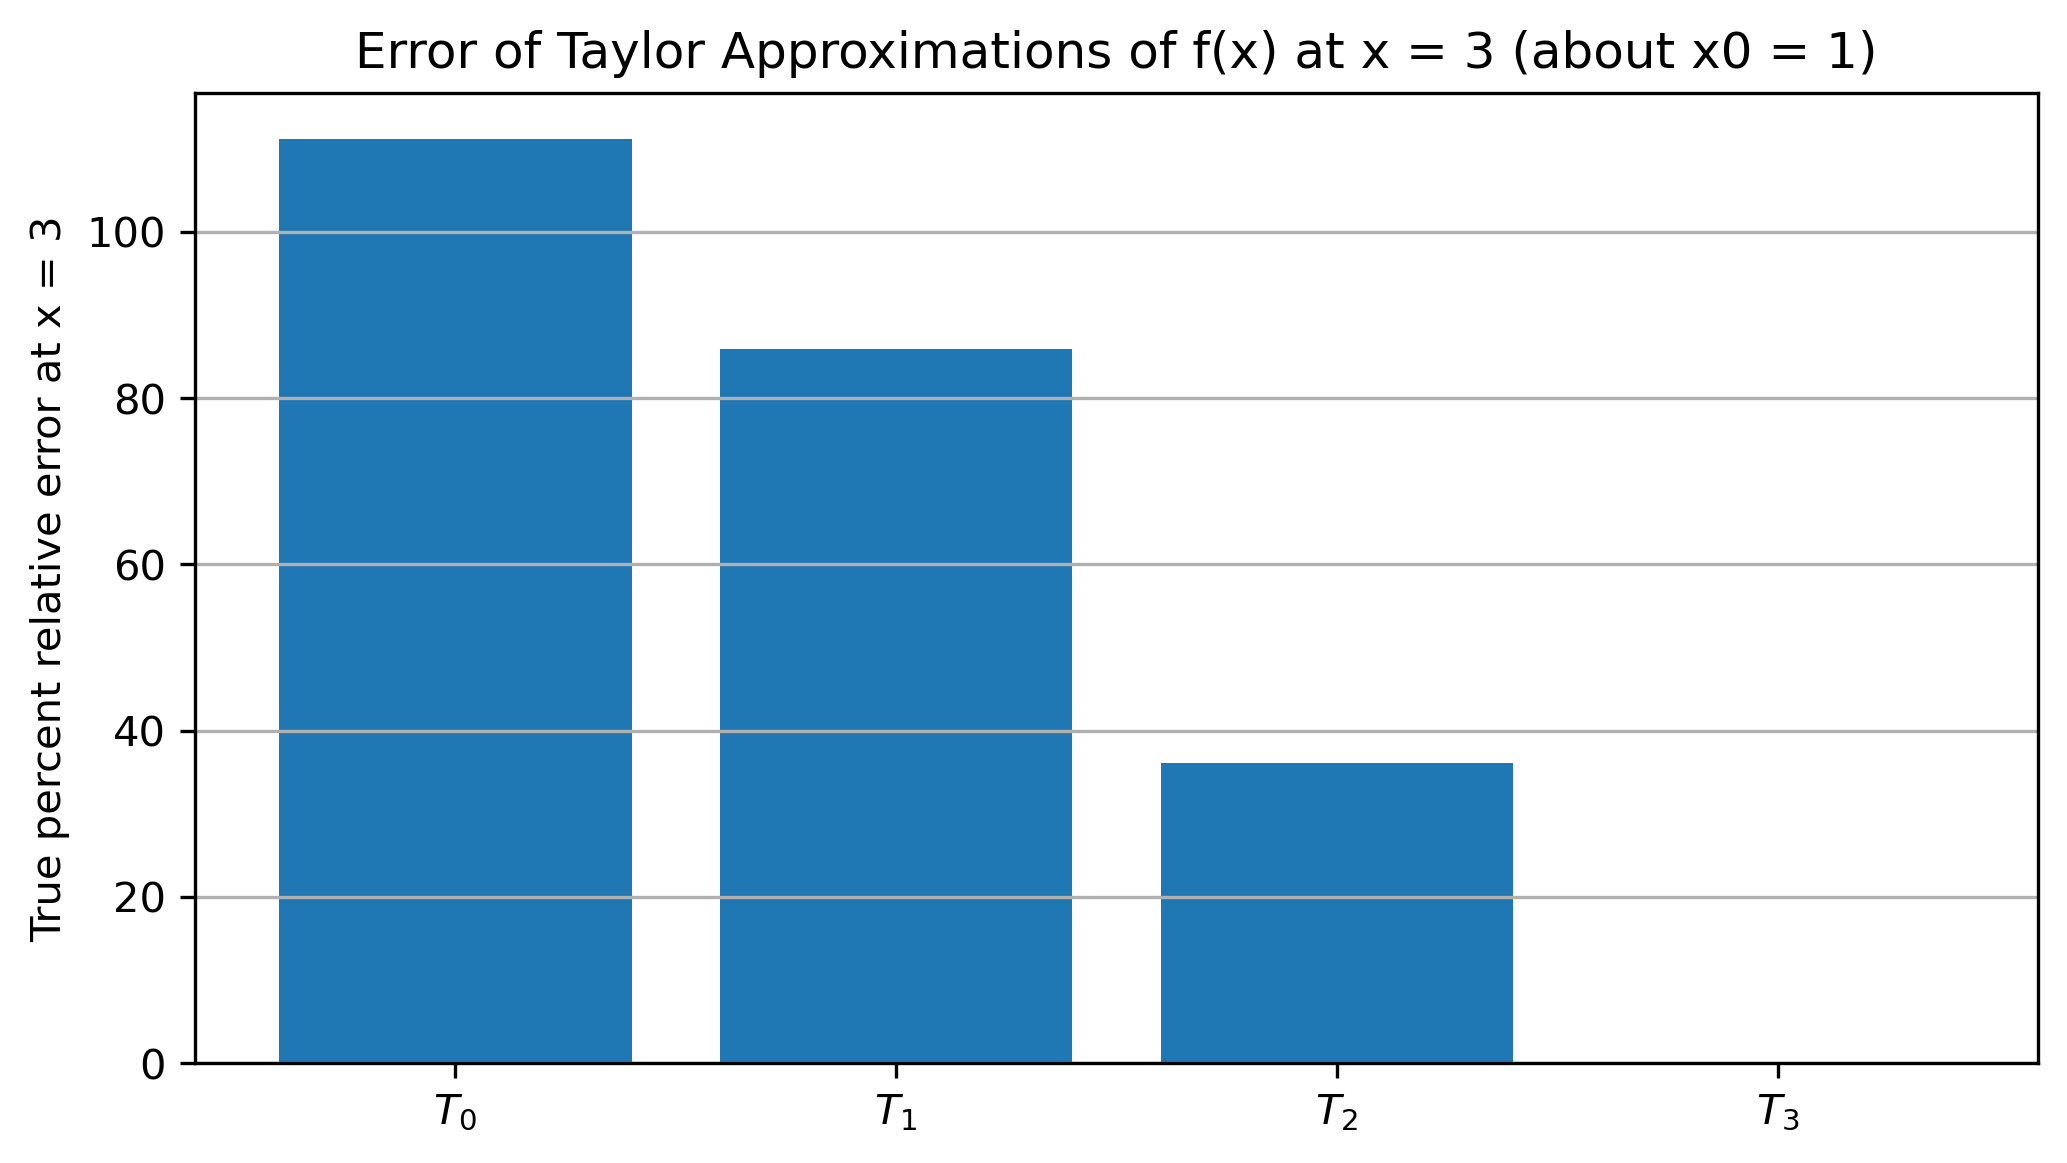

Here is the Python script that generated this plot:
import numpy as np
import matplotlib.pyplot as plt

# Original function
def f(x):
    return 25*x**3 - 6*x**2 + 7*x - 88

# Derivatives
def f1(x):
    return 75*x**2 - 12*x + 7

def f2(x):
    return 150*x - 12

def f3(x):
    return 150     # constant

# Base point and evaluation point
x0 = 1.0
x_eval = 3.0
h = x_eval - x0

# True value
f_true = f(x_eval)

# Taylor approximations
T0 = f(x0)
T1 = f(x0) + f1(x0)*h
T2 = f(x0) + f1(x0)*h + (f2(x0)/2.0)*(h**2)
T3 = f(x0) + f1(x0)*h + (f2(x0)/2.0)*(h**2) + (f3(x0)/6.0)*(h**3)

approxs = [T0, T1, T2, T3]

# Percent relative errors
errors = [abs((f_true - Tn)/f_true)*100 for Tn in approxs]

# Print results
print(f"True value f(3) = {f_true:.6f}\n")
for n, (Tn, err) in enumerate(zip(approxs, errors)):
    print(f"Order n = {n}:  T_{n}(3) = {Tn:.6f},  true % relative error = {err:.4f}%")

# ---- Plot and SAVE to file ----
orders = np.array([0, 1, 2, 3])
plt.figure(figsize=(7,4))
plt.bar(orders, errors)
plt.xticks(orders, [r"$T_0$", r"$T_1$", r"$T_2$", r"$T_3$"])
plt.ylabel("True percent relative error at x = 3")
plt.title("Error of Taylor Approximations of f(x) at x = 3 (about x0 = 1)")
plt.grid(True, axis="y")
plt.tight_layout()
plt.savefig("prob4_12.png", dpi=300, bbox_inches="tight")
plt.show()

